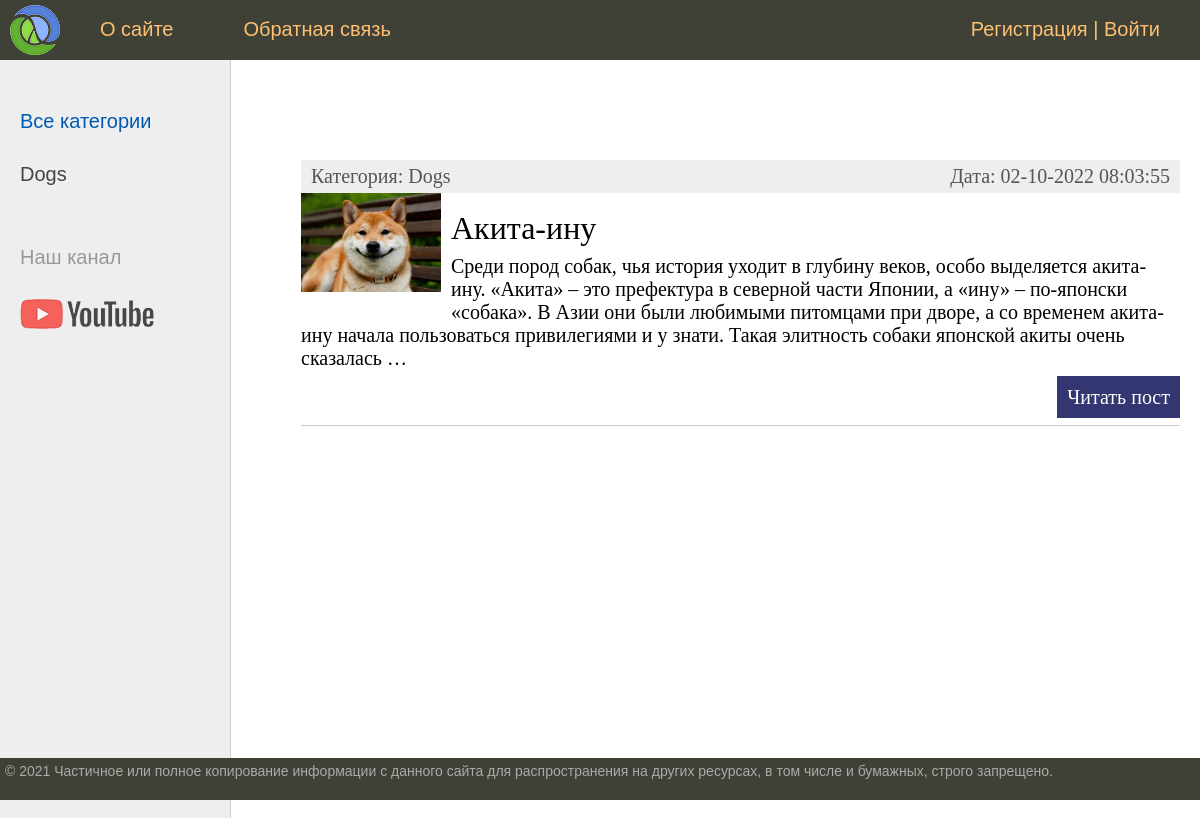
The page / on the database its author committed.
### homepets/models.py (models this page shows, shortened)
class Category(models.Model):
    name = models.CharField(max_length=100, db_index=True, verbose_name="Категория")
    slug = models.SlugField(max_length=255, unique=True, db_index=True, verbose_name="URL")
    class Meta:
        verbose_name ="категорию"
        verbose_name_plural = "Категория"
        ordering =["id"] #сортировка по имени
    def __str__(self):
        return self.name
    def get_absolute_url(self):  # метод для базы данных({{ p.get_absolute_url }})
        return reverse("category", kwargs={'cat_slug': self.slug})

class Homepets(models.Model):
    title = models.CharField(max_length=255, verbose_name="Заголовок")
    slug = models.SlugField(max_length=255, unique=True, db_index=True, verbose_name="URL")
    content = models.TextField(blank=True, verbose_name="Текст статьи")
    time_create = models.DateTimeField(auto_now_add=True, verbose_name="Время создания")
    time_update = models.DateTimeField(auto_now=True, verbose_name="Время изменения")
    is_published = models.BooleanField(default=True, verbose_name="Публикация")
    photo = models.ImageField(upload_to="photos/%Y/%m/%d/", verbose_name="фото")
    cat = models.ForeignKey("Category", on_delete=models.PROTECT, verbose_name="Категория")
    def get_absolute_url(self):#метод для базы данных({{ p.get_absolute_url }})
        return reverse("post", kwargs={'post_slug': self.slug})
    class Meta:
        verbose_name ="домашних животных"
        verbose_name_plural = "Домашние животные"
        ordering =["title"] #сортировка по имени

### homepets/views.py (the view)
# urls.py: path('',HomepetsHome.as_view(), name="home"),
class HomepetsHome(DataMixin, ListView):
    model = Homepets
    template_name = "homepets/index.html"
    context_object_name = 'posts'
    def get_context_data(self, *, object_list=None,**kwargs):
        context = super().get_context_data(**kwargs)
        c_def = self.get_user_context(title='Главная страница')
        context = dict(list(context.items()) + list(c_def.items())) # обьеденили словари
        return context
    def get_queryset(self):#метод отображениея публикаций если стоит галдочка ин публишь
        return Homepets.objects.filter(is_published=True).select_related('cat')

### homepets/templatetags/homepets_tegs.py (called while the page is built)
@register.simple_tag(name="getcats")
def get_categories():
    return Category.objects.all()

### homepets/utils.py (called while the page is built)
    def get_user_context(self, **kwargs):
        context = kwargs
        cats = cache.get('cats')
        if not cats:
            cats = Category.objects.annotate(Count('homepets'))
            cache.set('cats', cats, 60)
        user_menu = menu.copy()
        if not self.request.user.is_authenticated:# проверка на авторизацию
            user_menu.pop(1)# если не авторизован удалем из меню "Добавить статью"
        context['menu'] = user_menu
        context['cats'] = cats
        if "cat_selected" not in context:
            context['cat_selected'] = 0
        return context

### homepets/templates/homepets/index.html (shortened to what this page needs)
{% extends 'homepets/base.html' %}
{% block content %}
<ul class="list-articles">
	{% for p in posts %}
			<li><div class="article-panel">
	<p class="first">Категория: {{p.cat}}</p>
	<p class="last">Дата: {{p.time_update|date:"d-m-Y H:i:s"}}</p>
</div>
{% if p.photo %}
	<p><img class="img-article-left thumb" src={{p.photo.url}} ></p>
{% endif %}
				<h2>{{p.title}}</h2>
	{% autoescape on %}
	{{p.content|linebreaks|truncatewords:50}}
	{% endautoescape %}
			<p class="link-read-post"><a href="{{ p.get_absolute_url }}">Читать пост</a></p>
			</li>
	{% endfor %}
</ul>
{% endblock %}

### homepets/templates/homepets/base.html (shortened to what this page needs)
{% load static %}
{% load homepets_tegs %}
<link rel="stylesheet" href="https://cdn.jsdelivr.net/npm/bootstrap@4.0.0/dist/css/bootstrap.min.css">
<html>
<head>
	<link type="text/css" href="{% static 'homepets/css/styles.css' %}" rel="stylesheet" />
</head>
<body>
<table class="table-page" border=0 cellpadding="0" cellspacing="0">
<tr><td valign=top>
{% block mainmenu %}
		<div class="header">
			<ul id="mainmenu" class="mainmenu">
			<li class="logo"><a href="{% url 'home' %}"><div class="logo"></div></a></li>
{% for m in menu %}
			<li><a href="{% url m.url_name %}">{{m.title}}</a></li>
{% endfor %}
				{% if request.user.is_authenticated %}
				<li class="last"> {{user.username}} | <a href="{% url 'logout' %}">Выйти</a></li>
				{% else %}
				<li class="last"><a href="{% url 'register' %}">Регистрация</a> | <a href="{% url 'login' %}">Войти</a></li>
				{% endif %}
			</ul>
		</div>
{% endblock mainmenu %}
<table class="table-content" border=0 cellpadding="0" cellspacing="0">
<tr>
	<td valign="top" class="left-chapters">
	<ul id="leftchapters">
{% if cat_selected == 0 %}
		<li class="selected">Все категории</li>
{% else %}
		<li><a href="{% url 'home' %}">Все категории</a></li>
{% endif %}
{% for c in cats %}
{% if c.homepets__count > 0 %}
		{% if c.pk == cat_selected %}
			<li class="selected">{{c.name}}</li>
		{% else %}
			<li><a href="{{ c.get_absolute_url}}">{{c.name}}</a> </li>
		{% endif %}
{% endif %}
{% endfor %}
		<li class="share">
		<p>Наш канал</p>
		<a class="share-yt" href="https://www.youtube.com/channel/UClJzWfGWuGJL2t-3dYKcHTA/playlists" target="_blank" rel="nofollow"></a>
		</li>
	</ul>
</td>
<td valign="top" class="content">
	<div class="content-text">
{% block content %}
{% endblock %}
	</div>
</td></tr></table>
</td></tr>
<tr><td valign=top>
	<div id="footer">
		<p>&copy; 2021 Частичное или полное копирование информации с данного сайта для распространения на других ресурсах, в том числе и бумажных, строго запрещено.</p>
	</div>
</td></tr></table>
</body>
</html>

### homepets/static/homepets/css/styles.css (style rules this page uses)
html, body { font-family: 'Arial'; margin: 0; padding: 0; height: 100%; width: 100%; color: #444; }
a { color: #0059b2; text-decoration: none; }
img { max-width: 600px; height: auto; }
img.img-article-left { max-width: 300px; height: auto; float: left; padding: 0 10px 10px 0; }
img.img-article-left.thumb { max-width: 150px; height: auto; }
p.link-read-post { text-align: right; }
p.link-read-post a { padding: 10px; min-width: 100px; background: #333671; color: #fff; text-decoration: none; }
div.article-panel { background: #eee; padding: 5px 10px 5px 10px; box-sizing border-box; overflow: hidden; color: #555; }
div.article-panel p.first { margin: 0; float: left; }
div.article-panel p.last { margin: 0; float: right; }
ul.list-articles { list-style: none; margin: 0; padding: 0; }
ul.list-articles li { border-bottom: 1px solid #ccc; }
.table-page { width: 100%; height: 100%; vertical-align: top; }
.table-page tr { height: 100%; }
.header { background: #3F4137; height: 60px; }
.logo { background: url('../images/logo.png') no-repeat 10px 5px; width: 70px; height: 60px; }
ul.mainmenu { list-style: none; margin: 0; padding: 0; height: 60px; color: #fdc073; font-size: 20px; overflow: hidden; }
ul.mainmenu li { float: left; margin: 18px 40px 0 30px; }
ul.mainmenu li.logo { margin: 0; }
ul.mainmenu li.last { float: right; }
ul.mainmenu li a { color: #fdc073; text-decoration: none; }
.table-content { width: 100%; min-height: 100%; height: 100%; }
.left-chapters { margin: 0; background: #eee; border-right: 1px solid #ccc; min-height: 100%; }
.left-chapters ul { width: 230px; min-height: 100%; margin: 0; padding: 20px 10px 10px 20px; list-style: none; font-size: 20px; }
.left-chapters ul li { margin: 30px 0 0 0; color: #999; }
.left-chapters ul li.selected { color: #0059b2; }
.left-chapters ul li a { color: #444; text-decoration: none; }
.left-chapters ul li.share { margin: 60px 0 0 0; }
.left-chapters ul li.share p { margin: 30px 0 30px 0; }
.left-chapters ul li.share a { display: inline-block; width: 40px; height: 40px; margin: 0 20px 0 0; }
.left-chapters ul li.share a.share-yt { width: 100%; height: 30px; background: url('../images/share_yt.png') no-repeat 0 0 }
.content { padding: 40px 20px 20px 40px; width: 100%; box-sizing: border-box; }
.content-text { margin: 60px 0 0 30px; color: #000; font-size: 20px; font-family: Yandex Sans Display Light; }
#footer { box-sizing: border-box; background: #3F4137; padding: 5px; color: #aaa; font-size: 14px; font-family: Verdana, Geneva, Arial, Helvetica; text-align: left; overflow: hidden; }

### rows shown on the page
Category: name "Dogs"
Homepets: cat "Dogs", time_update "02-10-2022 08:03:55", photo (picture), title "Акита-ину", content "Среди пород собак, чья история уходит в глубину веков, особо выделяется акита-ину. «Акита» – это префектура в северной части Японии, а «ину» – по-японски «собака». В Азии они были любимыми питомцами при дворе, а со временем акита-ину начала пользоваться привилегиями и у знати. Такая элитность собаки японской акиты очень сказалась …"

### other values the page prints
{{ m.title }} "О сайте" "Обратная связь"
